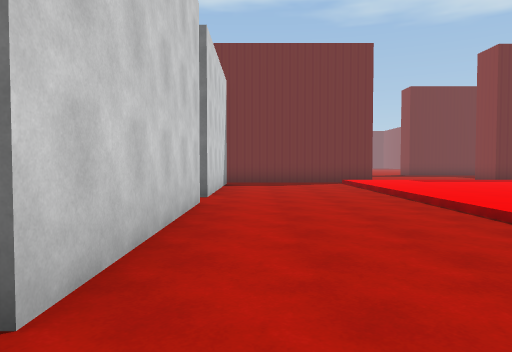
View 1 (above)

21 first-person views from a walk through a 3-D level made in the Unity game engine. The camera is 1.4 m above the floor, tilts 2° down and sees 70° across. The floor is counted in squares, 2 m on a side. Each view is taken from the middle of a square. On the plan, view 1 faces up. The plan holds only what a view shows up to about 11 squares ahead; the rest is blank. The place goes on beyond the plan. The player character is not drawn. Some animated figures are left out.

View 2
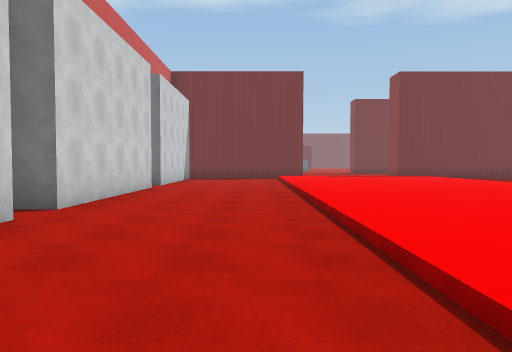

View 3
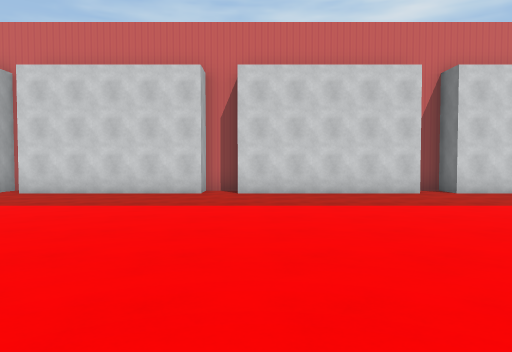

View 4
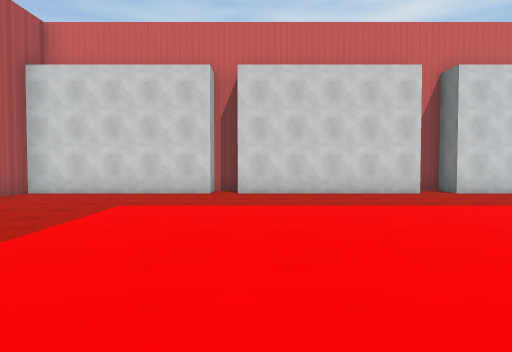

View 5
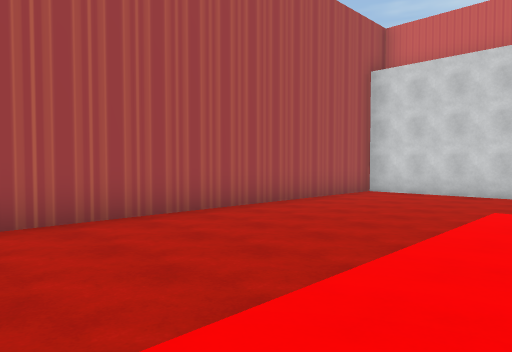

View 6
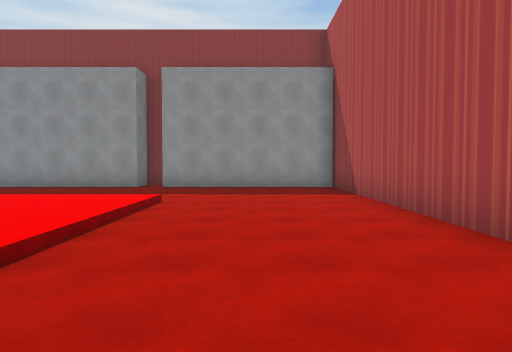

View 7
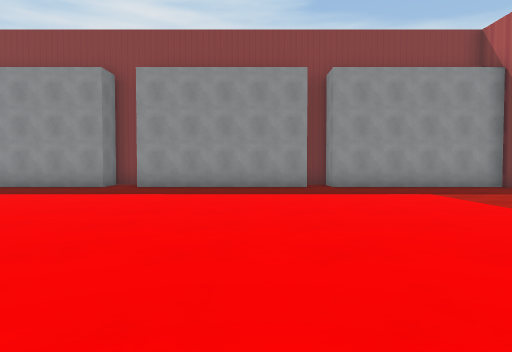

View 8
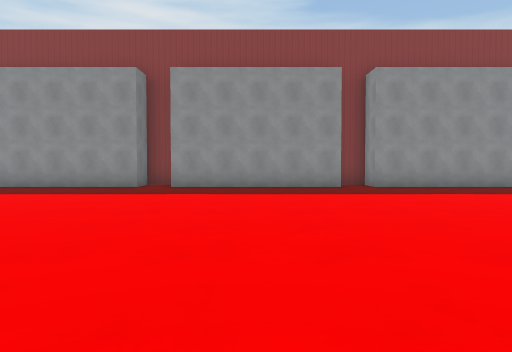

View 9
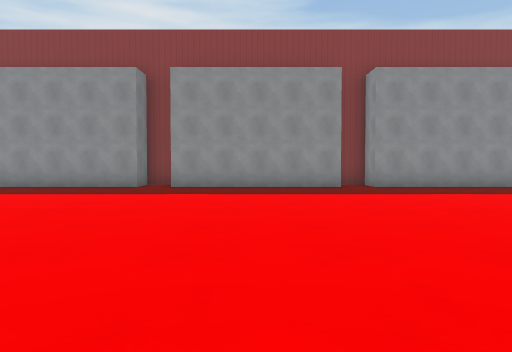

View 10
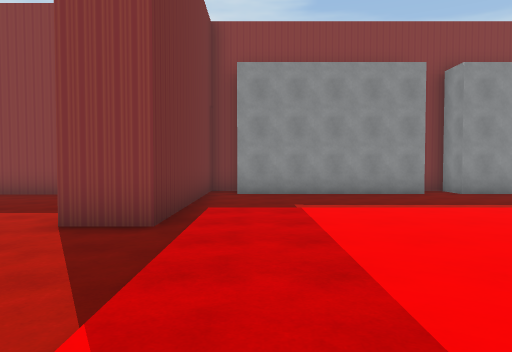

View 11
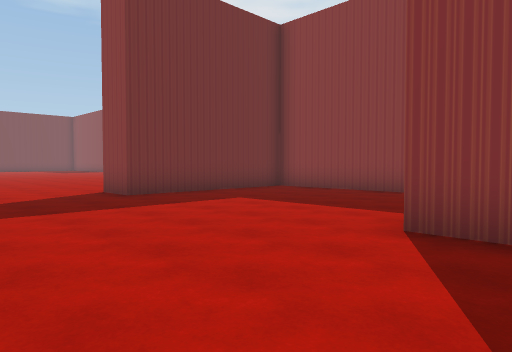

View 12
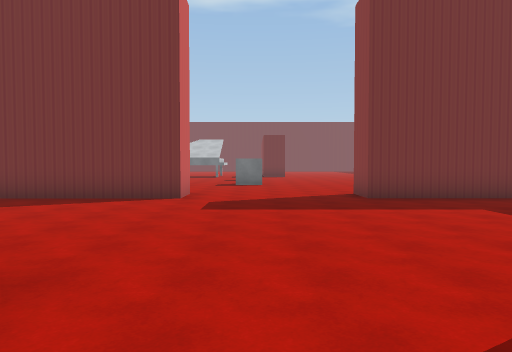

View 13
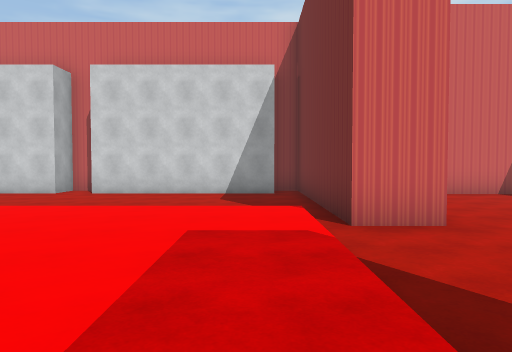

View 14
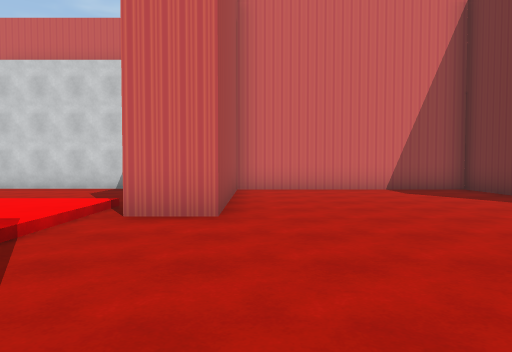

View 15
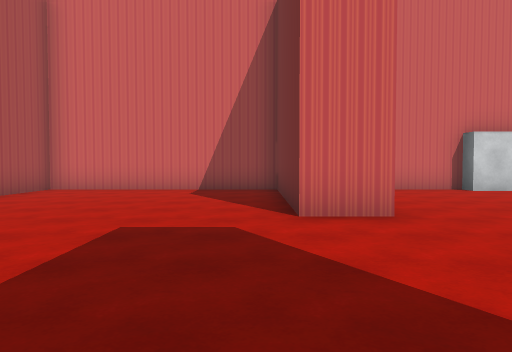

View 16
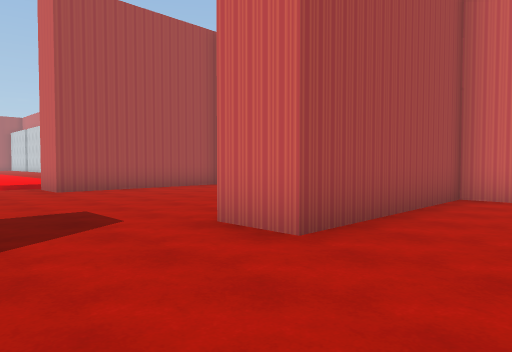

View 17
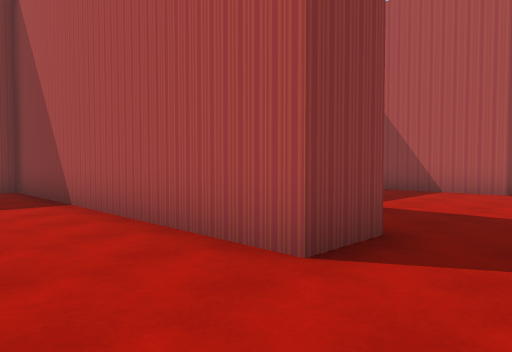

View 18
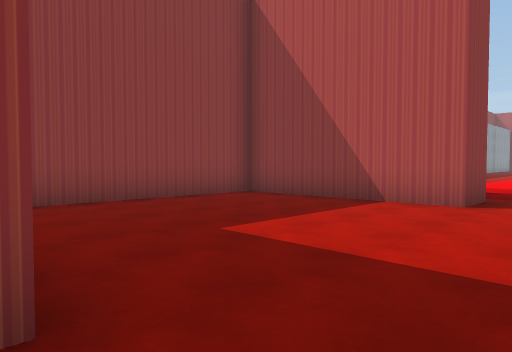

View 19
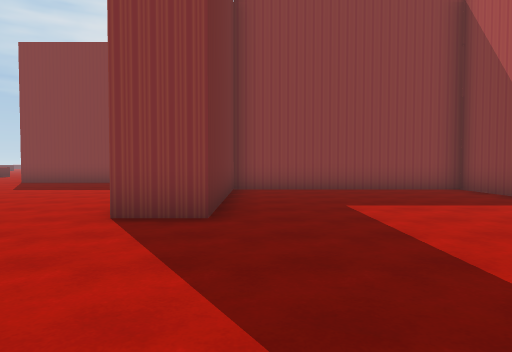

View 20
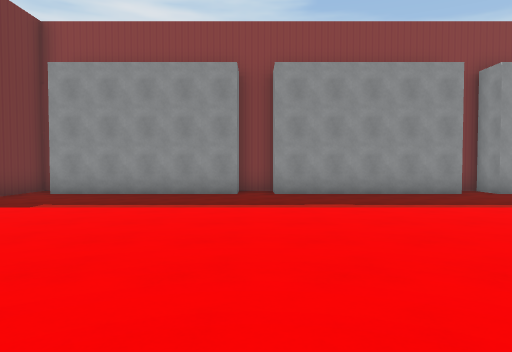

View 21
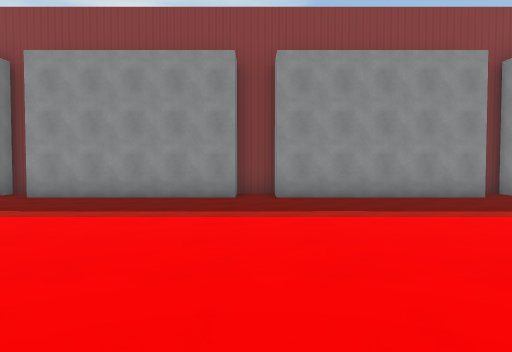

### Floor plan
Key: @ floor where view 1 was taken; # wall or solid block; . main floor; : floor 0.25 m higher than the main floor; / step, stairs or slope.
Columns run from 2 left of view 1 to 17 right of it. Each row starts with its distance up from view 1.
 24  #...............
 23  #................
 22  ######....#########
 21  ######....######
 20  #..............#
 19  #..............#
 18  #..............#
 17  #..............#
 16  #..............#
 15  #..............#
 14 #######....#######
 13 #....////////....#
 12 ##.../::::::/...##
 11  #.../::::::/...#
 10  #.../::::::/...#
  9  #.../::::::/...#
  8 ##.../::::::/...##
  7 #..../::::::/....#
  6 ##.../::::::/...##
  5  #.../::::::/...#
  4  #.../::::::/...#
  3  #.../::::::/...#
  2 ##.../::::::/...##
  1 #..../::::::/....#
  0 ##@../::::::/...##
 -1  #.../::::::/...#
 -2  #.../::::::/...#
 -3  #.../::::::/...#
 -4 ##.../::::::/...##
 -5 #..../::::::/....#
 -6 ##.../::::::/...##
 -7  #.../::::::/...#
 -8  #.../::::::/...#
 -9  #.../::::::/...#
-10 ##.../::::::/...#
-11 #..../::::::/....
-12 ##...////////...#
-13  #..............#
-14  #..............#
-15  #..............#
-16  #..............#
-17  ################

Where each view was taken, in squares from view 1:
view 1: 0 up, 0 right, facing up
view 2: 4 down, 2 right, facing up
view 3: 4 down, 9 right, facing left
view 4: 10 down, 9 right, facing left
view 5: 11 down, 9 right, facing down-left
view 6: 14 down, 3 right, facing right
view 7: 9 down, 3 right, facing right
view 8: 2 down, 3 right, facing right
view 9: 4 up, 3 right, facing right
view 10: 12 up, 4 right, facing right
view 11: 13 up, 5 right, facing up-right
view 12: 12 up, 6 right, facing up
view 13: 12 up, 9 right, facing left
view 14: 15 up, 9 right, facing left
view 15: 20 up, 9 right, facing left
view 16: 24 up, 7 right, facing down-left
view 17: 24 up, 7 right, facing down-right
view 18: 21 up, 7 right, facing down-right
view 19: 20 up, 4 right, facing right
view 20: 7 up, 4 right, facing right
view 21: 1 up, 5 right, facing right
